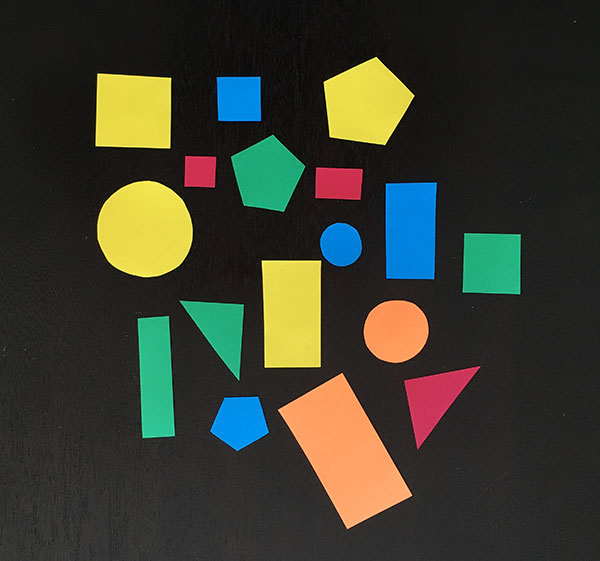
#> input picture src/images/shapes2.jpg, 600 x 561 px, found by its file name
$ python contours_detection.py   (older library calls are emulated)
#> lines starting #> are read from the running program, lines starting #| are printed output that depends on the picture; after the words box and inside, x2 and y2 are one past the last pixel; in counts of white or black regions, pixels touching at a corner belong together
#!/usr/bin/env python

import numpy as np
import cv2

def read_rgb_image(image_name, show):
    rgb_image = cv2.imread(image_name)
    if show:
        cv2.imshow("RGB Image",rgb_image)
    return rgb_image

def convert_rgb_to_gray(rgb_image,show):
    gray_image = cv2.cvtColor(rgb_image, cv2.COLOR_BGR2GRAY)
    if show:
        cv2.imshow("Gray Image",gray_image)
    return gray_image

def convert_gray_to_binary(gray_image, adaptive, show):
    if adaptive:
        binary_image = cv2.adaptiveThreshold(gray_image,
                            255,
                            cv2.ADAPTIVE_THRESH_GAUSSIAN_C,
                            cv2.THRESH_BINARY_INV, 135, 2)
    else:
        _,binary_image = cv2.threshold(gray_image,127,255,cv2.THRESH_BINARY)
    if show:
        cv2.imshow("Binary Image", binary_image)
    return binary_image

def getContours(binary_image):
    _, contours, hierarchy = cv2.findContours(binary_image,cv2.RETR_TREE,cv2.CHAIN_APPROX_SIMPLE)
    return contours

def draw_contours(image, contours, image_name):
    index = -1 #means all contours
    thickness = 2 #thinkess of the contour line
    color = (255, 0, 255) #color of the contour line
    cv2.drawContours(image, contours, index, color, thickness)
    cv2.imshow(image_name,image)


def main():
    image_name = "images/shapes2.jpg"
    rgb_image = read_rgb_image(image_name, True)
#> in read_rgb_image, rgb_image is the input picture: shape (561, 600, 3); mean B, G, R 47.2, 60.1, 58.4
    gray_image= convert_rgb_to_gray(rgb_image,True)
#> in convert_rgb_to_gray, `gray_image = cv2.cvtColor(rgb_image, cv2.COLOR_BGR2GRAY)`:
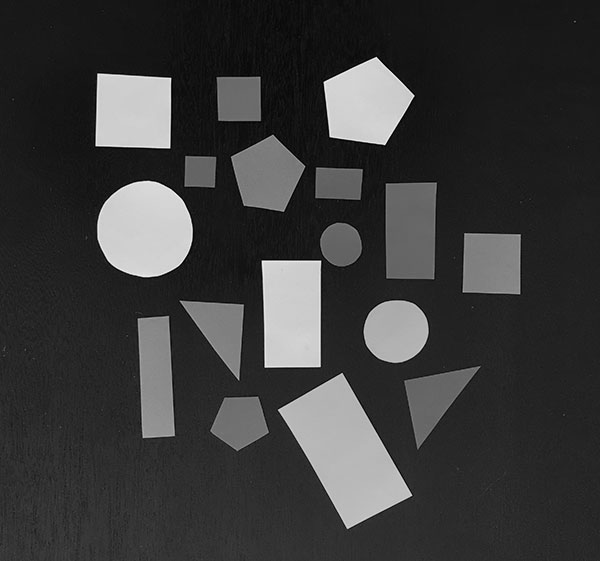
#> gray_image: shape (561, 600); min 0, max 243, mean 58.1
    binary_image = convert_gray_to_binary(gray_image, True, True)
#> in convert_gray_to_binary, `binary_image = cv2.adaptiveThreshold(gray_image, 255, cv2.ADAPTIVE_THR..`:
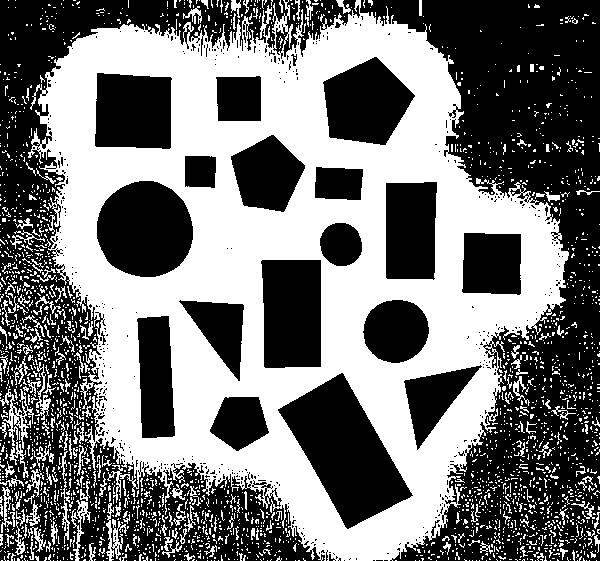
#> binary_image: shape (561, 600); 46% white; 2553 white regions (2357 under 20 px)
    contours = getContours(binary_image)
#> in getContours, `_, contours, hierarchy = cv2.findContours(binary_image,cv2.RETR_TREE,c..`: contours = 3232 contours, 3096 with area under 20; largest, box (x1, y1, x2, y2) and area: (28, 0, 569, 561) 200526, (277, 372, 414, 530) 10414, (96, 180, 194, 278) 7430, (260, 259, 322, 369) 6347, (322, 56, 416, 146) 5653
    draw_contours(rgb_image, contours,"RGB Contours")
#> in draw_contours, `cv2.drawContours(image, contours, index, color, thickness)`:
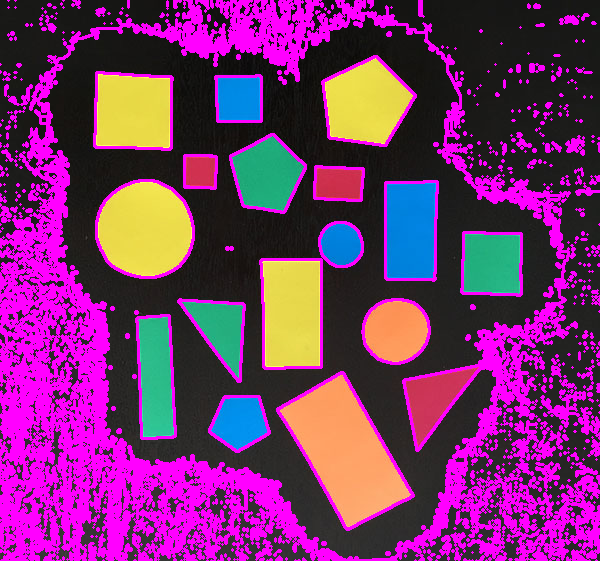
#> image: shape (561, 600, 3); mean B, G, R 108.7, 48.3, 119

    cv2.waitKey(0)
    cv2.destroyAllWindows()

if __name__ == '__main__':
    main()
